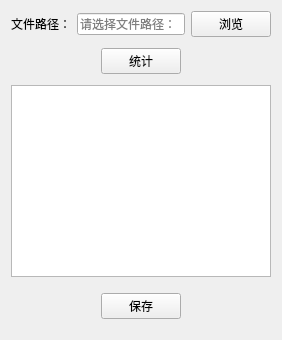
            <widget class="QWidget" name="tab1_4">
             <attribute name="title">
              <string>频率相关性分析</string>
             </attribute>
             <layout class="QVBoxLayout" name="verticalLayout_5">
              <item>
               <layout class="QHBoxLayout" name="horizontalLayout_11" stretch="0,10,1">
                <item>
                 <widget class="QLabel" name="label_14">
                  <property name="text">
                   <string>文件路径：</string>
                  </property>
                 </widget>
                </item>
                <item>
                 <widget class="QLineEdit" name="lineEdit_5">
                  <property name="placeholderText">
                   <string>请选择文件路径：</string>
                  </property>
                 </widget>
                </item>
                <item>
                 <widget class="QPushButton" name="pushButton_10">
                  <property name="text">
                   <string>浏览</string>
                  </property>
                 </widget>
                </item>
               </layout>
              </item>
              <item>
               <layout class="QHBoxLayout" name="horizontalLayout_12" stretch="10,2,10">
                <property name="topMargin">
                 <number>5</number>
                </property>
                <property name="bottomMargin">
                 <number>5</number>
                </property>
                <item>
                 <spacer name="horizontalSpacer_52">
                  <property name="orientation">
                   <enum>Qt::Horizontal</enum>
                  </property>
                  <property name="sizeHint" stdset="0">
                   <size>
                    <width>40</width>
                    <height>20</height>
                   </size>
                  </property>
                 </spacer>
                </item>
                <item>
                 <widget class="QPushButton" name="pushButton_11">
                  <property name="sizePolicy">
                   <sizepolicy hsizetype="Minimum" vsizetype="Fixed">
                    <horstretch>0</horstretch>
                    <verstretch>0</verstretch>
                   </sizepolicy>
                  </property>
                  <property name="text">
                   <string>统计</string>
                  </property>
                 </widget>
                </item>
                <item>
                 <spacer name="horizontalSpacer_53">
                  <property name="orientation">
                   <enum>Qt::Horizontal</enum>
                  </property>
                  <property name="sizeHint" stdset="0">
                   <size>
                    <width>40</width>
                    <height>20</height>
                   </size>
                  </property>
                 </spacer>
                </item>
               </layout>
              </item>
              <item>
               <widget class="QGraphicsView" name="graphicsView_4"/>
              </item>
              <item>
               <layout class="QHBoxLayout" name="horizontalLayout_13" stretch="10,2,10">
                <property name="topMargin">
                 <number>10</number>
                </property>
                <property name="bottomMargin">
                 <number>10</number>
                </property>
                <item>
                 <spacer name="horizontalSpacer_54">
                  <property name="orientation">
                   <enum>Qt::Horizontal</enum>
                  </property>
                  <property name="sizeHint" stdset="0">
                   <size>
                    <width>40</width>
                    <height>20</height>
                   </size>
                  </property>
                 </spacer>
                </item>
                <item>
                 <widget class="QPushButton" name="pushButton_12">
                  <property name="sizePolicy">
                   <sizepolicy hsizetype="Minimum" vsizetype="Fixed">
                    <horstretch>0</horstretch>
                    <verstretch>0</verstretch>
                   </sizepolicy>
                  </property>
                  <property name="text">
                   <string>保存</string>
                  </property>
                 </widget>
                </item>
                <item>
                 <spacer name="horizontalSpacer_55">
                  <property name="orientation">
                   <enum>Qt::Horizontal</enum>
                  </property>
                  <property name="sizeHint" stdset="0">
                   <size>
                    <width>40</width>
                    <height>20</height>
                   </size>
                  </property>
                 </spacer>
                </item>
               </layout>
              </item>
             </layout>
            </widget>
